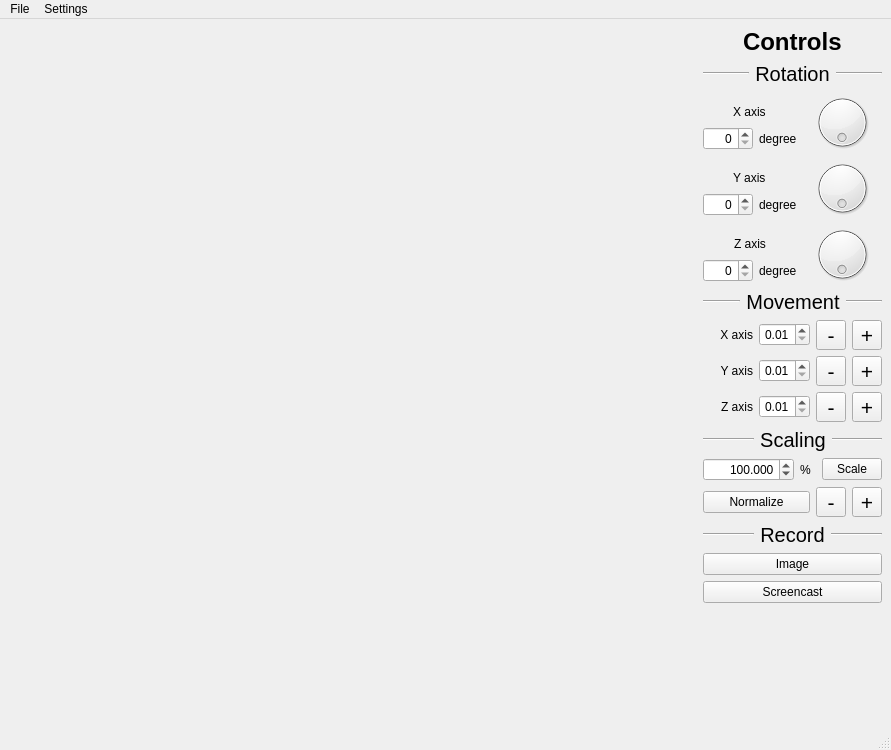
<?xml version="1.0" encoding="UTF-8"?>
<ui version="4.0">
 <class>MainWindow</class>
 <widget class="QMainWindow" name="MainWindow">
  <property name="enabled">
   <bool>true</bool>
  </property>
  <property name="geometry">
   <rect>
    <x>0</x>
    <y>0</y>
    <width>891</width>
    <height>750</height>
   </rect>
  </property>
  <property name="sizePolicy">
   <sizepolicy hsizetype="Preferred" vsizetype="Preferred">
    <horstretch>0</horstretch>
    <verstretch>0</verstretch>
   </sizepolicy>
  </property>
  <property name="maximumSize">
   <size>
    <width>6400</width>
    <height>16777215</height>
   </size>
  </property>
  <property name="sizeIncrement">
   <size>
    <width>0</width>
    <height>0</height>
   </size>
  </property>
  <property name="acceptDrops">
   <bool>false</bool>
  </property>
  <property name="windowTitle">
   <string>3DViewer v1.0 - Old Peppers Team</string>
  </property>
  <widget class="QWidget" name="centralwidget">
   <layout class="QHBoxLayout" name="horizontalLayout">
    <item>
     <widget class="Widget" name="widget" native="true">
      <property name="sizePolicy">
       <sizepolicy hsizetype="Expanding" vsizetype="Preferred">
        <horstretch>0</horstretch>
        <verstretch>0</verstretch>
       </sizepolicy>
      </property>
      <property name="minimumSize">
       <size>
        <width>640</width>
        <height>480</height>
       </size>
      </property>
      <property name="maximumSize">
       <size>
        <width>6400</width>
        <height>4800</height>
       </size>
      </property>
      <property name="sizeIncrement">
       <size>
        <width>0</width>
        <height>0</height>
       </size>
      </property>
      <property name="baseSize">
       <size>
        <width>0</width>
        <height>0</height>
       </size>
      </property>
      <property name="font">
       <font>
        <pointsize>13</pointsize>
       </font>
      </property>
      <property name="autoFillBackground">
       <bool>true</bool>
      </property>
      <widget class="QLabel" name="label">
       <property name="geometry">
        <rect>
         <x>310</x>
         <y>240</y>
         <width>58</width>
         <height>16</height>
        </rect>
       </property>
       <property name="text">
        <string/>
       </property>
      </widget>
     </widget>
    </item>
    <item>
     <layout class="QVBoxLayout" name="verticalLayout_controls">
      <item alignment="Qt::AlignHCenter|Qt::AlignVCenter">
       <widget class="QLabel" name="label_controls">
        <property name="font">
         <font>
          <pointsize>18</pointsize>
          <bold>true</bold>
         </font>
        </property>
        <property name="text">
         <string>&lt;html&gt;&lt;head/&gt;&lt;body&gt;&lt;p&gt;Controls&lt;/p&gt;&lt;/body&gt;&lt;/html&gt;</string>
        </property>
       </widget>
      </item>
      <item>
       <layout class="QVBoxLayout" name="verticalLayout_rotation">
        <item>
         <layout class="QHBoxLayout" name="horizontalLayout_rotationLabel">
          <item>
           <widget class="Line" name="line_5">
            <property name="orientation">
             <enum>Qt::Horizontal</enum>
            </property>
           </widget>
          </item>
          <item>
           <widget class="QLabel" name="label_rotation">
            <property name="font">
             <font>
              <pointsize>15</pointsize>
              <italic>false</italic>
             </font>
            </property>
            <property name="cursor">
             <cursorShape>ArrowCursor</cursorShape>
            </property>
            <property name="text">
             <string>Rotation</string>
            </property>
            <property name="alignment">
             <set>Qt::AlignCenter</set>
            </property>
           </widget>
          </item>
          <item>
           <widget class="Line" name="line_6">
            <property name="orientation">
             <enum>Qt::Horizontal</enum>
            </property>
           </widget>
          </item>
         </layout>
        </item>
        <item>
         <layout class="QHBoxLayout" name="horizontalLayout_rotationX">
          <item>
           <layout class="QVBoxLayout" name="verticalLayout_xrot1">
            <item alignment="Qt::AlignHCenter|Qt::AlignBottom">
             <widget class="QLabel" name="label_x">
              <property name="text">
               <string>X axis</string>
              </property>
             </widget>
            </item>
            <item>
             <layout class="QHBoxLayout" name="horizontalLayout_xrot2">
              <item>
               <widget class="QSpinBox" name="spinBox_x">
                <property name="minimumSize">
                 <size>
                  <width>50</width>
                  <height>0</height>
                 </size>
                </property>
                <property name="maximumSize">
                 <size>
                  <width>50</width>
                  <height>16777215</height>
                 </size>
                </property>
                <property name="focusPolicy">
                 <enum>Qt::WheelFocus</enum>
                </property>
                <property name="layoutDirection">
                 <enum>Qt::LeftToRight</enum>
                </property>
                <property name="wrapping">
                 <bool>false</bool>
                </property>
                <property name="frame">
                 <bool>true</bool>
                </property>
                <property name="alignment">
                 <set>Qt::AlignRight|Qt::AlignTrailing|Qt::AlignVCenter</set>
                </property>
                <property name="readOnly">
                 <bool>false</bool>
                </property>
                <property name="buttonSymbols">
                 <enum>QAbstractSpinBox::UpDownArrows</enum>
                </property>
                <property name="accelerated">
                 <bool>true</bool>
                </property>
                <property name="maximum">
                 <number>359</number>
                </property>
               </widget>
              </item>
              <item>
               <widget class="QLabel" name="label_xDegree">
                <property name="text">
                 <string>degree</string>
                </property>
               </widget>
              </item>
             </layout>
            </item>
           </layout>
          </item>
          <item alignment="Qt::AlignHCenter|Qt::AlignVCenter">
           <widget class="QDial" name="dial_x">
            <property name="enabled">
             <bool>true</bool>
            </property>
            <property name="sizePolicy">
             <sizepolicy hsizetype="Minimum" vsizetype="Preferred">
              <horstretch>0</horstretch>
              <verstretch>0</verstretch>
             </sizepolicy>
            </property>
            <property name="minimumSize">
             <size>
              <width>60</width>
              <height>60</height>
             </size>
            </property>
            <property name="maximumSize">
             <size>
              <width>60</width>
              <height>60</height>
             </size>
            </property>
            <property name="cursor">
             <cursorShape>PointingHandCursor</cursorShape>
            </property>
            <property name="focusPolicy">
             <enum>Qt::StrongFocus</enum>
            </property>
            <property name="toolTip">
             <string/>
            </property>
            <property name="maximum">
             <number>359</number>
            </property>
            <property name="orientation">
             <enum>Qt::Horizontal</enum>
            </property>
            <property name="invertedAppearance">
             <bool>false</bool>
            </property>
            <property name="invertedControls">
             <bool>false</bool>
            </property>
            <property name="wrapping">
             <bool>true</bool>
            </property>
            <property name="notchesVisible">
             <bool>false</bool>
            </property>
           </widget>
          </item>
         </layout>
        </item>
        <item>
         <layout class="QHBoxLayout" name="horizontalLayout_rotationY">
          <item>
           <layout class="QVBoxLayout" name="verticalLayout_yrot1">
            <item alignment="Qt::AlignHCenter|Qt::AlignBottom">
             <widget class="QLabel" name="label_y">
              <property name="text">
               <string>Y axis</string>
              </property>
             </widget>
            </item>
            <item>
             <layout class="QHBoxLayout" name="horizontalLayout_yrot2">
              <item>
               <widget class="QSpinBox" name="spinBox_y">
                <property name="minimumSize">
                 <size>
                  <width>50</width>
                  <height>0</height>
                 </size>
                </property>
                <property name="maximumSize">
                 <size>
                  <width>50</width>
                  <height>16777215</height>
                 </size>
                </property>
                <property name="wrapping">
                 <bool>false</bool>
                </property>
                <property name="frame">
                 <bool>true</bool>
                </property>
                <property name="alignment">
                 <set>Qt::AlignRight|Qt::AlignTrailing|Qt::AlignVCenter</set>
                </property>
                <property name="readOnly">
                 <bool>false</bool>
                </property>
                <property name="buttonSymbols">
                 <enum>QAbstractSpinBox::UpDownArrows</enum>
                </property>
                <property name="accelerated">
                 <bool>true</bool>
                </property>
                <property name="maximum">
                 <number>359</number>
                </property>
               </widget>
              </item>
              <item>
               <widget class="QLabel" name="label_yDegree">
                <property name="text">
                 <string>degree</string>
                </property>
               </widget>
              </item>
             </layout>
            </item>
           </layout>
          </item>
          <item alignment="Qt::AlignHCenter|Qt::AlignVCenter">
           <widget class="QDial" name="dial_y">
            <property name="sizePolicy">
             <sizepolicy hsizetype="Minimum" vsizetype="Preferred">
              <horstretch>0</horstretch>
              <verstretch>0</verstretch>
             </sizepolicy>
            </property>
            <property name="minimumSize">
             <size>
              <width>60</width>
              <height>60</height>
             </size>
            </property>
            <property name="maximumSize">
             <size>
              <width>60</width>
              <height>60</height>
             </size>
            </property>
            <property name="cursor">
             <cursorShape>PointingHandCursor</cursorShape>
            </property>
            <property name="focusPolicy">
             <enum>Qt::StrongFocus</enum>
            </property>
            <property name="toolTip">
             <string/>
            </property>
            <property name="maximum">
             <number>359</number>
            </property>
            <property name="orientation">
             <enum>Qt::Horizontal</enum>
            </property>
            <property name="invertedAppearance">
             <bool>false</bool>
            </property>
            <property name="invertedControls">
             <bool>false</bool>
            </property>
            <property name="wrapping">
             <bool>true</bool>
            </property>
            <property name="notchesVisible">
             <bool>false</bool>
            </property>
           </widget>
          </item>
         </layout>
        </item>
        <item>
         <layout class="QHBoxLayout" name="horizontalLayout_rotationZ">
          <item>
           <layout class="QVBoxLayout" name="verticalLayout_zrot1">
            <item alignment="Qt::AlignHCenter|Qt::AlignBottom">
             <widget class="QLabel" name="label_z">
              <property name="text">
               <string>Z axis</string>
              </property>
             </widget>
            </item>
            <item>
             <layout class="QHBoxLayout" name="horizontalLayout_zrot2">
              <item>
               <widget class="QSpinBox" name="spinBox_z">
                <property name="minimumSize">
                 <size>
                  <width>50</width>
                  <height>0</height>
                 </size>
                </property>
                <property name="maximumSize">
                 <size>
                  <width>50</width>
                  <height>16777215</height>
                 </size>
                </property>
                <property name="wrapping">
                 <bool>false</bool>
                </property>
                <property name="frame">
                 <bool>true</bool>
                </property>
                <property name="alignment">
                 <set>Qt::AlignRight|Qt::AlignTrailing|Qt::AlignVCenter</set>
                </property>
                <property name="readOnly">
                 <bool>false</bool>
                </property>
                <property name="buttonSymbols">
                 <enum>QAbstractSpinBox::UpDownArrows</enum>
                </property>
                <property name="accelerated">
                 <bool>true</bool>
                </property>
                <property name="maximum">
                 <number>359</number>
                </property>
               </widget>
              </item>
              <item>
               <widget class="QLabel" name="label_zDegree">
                <property name="text">
                 <string>degree</string>
                </property>
               </widget>
              </item>
             </layout>
            </item>
           </layout>
          </item>
          <item alignment="Qt::AlignHCenter|Qt::AlignVCenter">
           <widget class="QDial" name="dial_z">
            <property name="sizePolicy">
             <sizepolicy hsizetype="Minimum" vsizetype="Preferred">
              <horstretch>0</horstretch>
              <verstretch>0</verstretch>
             </sizepolicy>
            </property>
            <property name="minimumSize">
             <size>
              <width>60</width>
              <height>60</height>
             </size>
            </property>
            <property name="maximumSize">
             <size>
              <width>60</width>
              <height>60</height>
             </size>
            </property>
            <property name="cursor">
             <cursorShape>PointingHandCursor</cursorShape>
            </property>
            <property name="focusPolicy">
             <enum>Qt::StrongFocus</enum>
            </property>
            <property name="toolTip">
             <string/>
            </property>
            <property name="maximum">
             <number>359</number>
            </property>
            <property name="orientation">
             <enum>Qt::Horizontal</enum>
            </property>
            <property name="invertedAppearance">
             <bool>false</bool>
            </property>
            <property name="invertedControls">
             <bool>false</bool>
            </property>
            <property name="wrapping">
             <bool>true</bool>
            </property>
            <property name="notchesVisible">
             <bool>false</bool>
            </property>
           </widget>
          </item>
         </layout>
        </item>
       </layout>
      </item>
      <item>
       <layout class="QVBoxLayout" name="verticalLayout_movement">
        <item>
         <layout class="QHBoxLayout" name="horizontalLayout_movementLabel">
          <item>
           <widget class="Line" name="line">
            <property name="orientation">
             <enum>Qt::Horizontal</enum>
            </property>
           </widget>
          </item>
          <item>
           <widget class="QLabel" name="label_moving">
            <property name="font">
             <font>
              <pointsize>15</pointsize>
              <italic>false</italic>
              <underline>false</underline>
             </font>
            </property>
            <property name="cursor">
             <cursorShape>ArrowCursor</cursorShape>
            </property>
            <property name="text">
             <string>Movement</string>
            </property>
            <property name="alignment">
             <set>Qt::AlignCenter</set>
            </property>
           </widget>
          </item>
          <item>
           <widget class="Line" name="line_7">
            <property name="orientation">
             <enum>Qt::Horizontal</enum>
            </property>
           </widget>
          </item>
         </layout>
        </item>
        <item>
         <layout class="QHBoxLayout" name="horizontalLayout_movementX">
          <item>
           <widget class="QLabel" name="label_x_2">
            <property name="text">
             <string>X axis</string>
            </property>
            <property name="alignment">
             <set>Qt::AlignRight|Qt::AlignTrailing|Qt::AlignVCenter</set>
            </property>
           </widget>
          </item>
          <item alignment="Qt::AlignLeft">
           <widget class="QDoubleSpinBox" name="doubleSpinBox_move_x">
            <property name="minimumSize">
             <size>
              <width>50</width>
              <height>0</height>
             </size>
            </property>
            <property name="alignment">
             <set>Qt::AlignCenter</set>
            </property>
            <property name="accelerated">
             <bool>true</bool>
            </property>
            <property name="minimum">
             <double>0.010000000000000</double>
            </property>
            <property name="maximum">
             <double>1.000000000000000</double>
            </property>
            <property name="stepType">
             <enum>QAbstractSpinBox::AdaptiveDecimalStepType</enum>
            </property>
           </widget>
          </item>
          <item>
           <widget class="QToolButton" name="toolButton_xNeg">
            <property name="minimumSize">
             <size>
              <width>30</width>
              <height>30</height>
             </size>
            </property>
            <property name="maximumSize">
             <size>
              <width>30</width>
              <height>30</height>
             </size>
            </property>
            <property name="font">
             <font>
              <pointsize>16</pointsize>
              <bold>false</bold>
             </font>
            </property>
            <property name="cursor">
             <cursorShape>PointingHandCursor</cursorShape>
            </property>
            <property name="focusPolicy">
             <enum>Qt::StrongFocus</enum>
            </property>
            <property name="autoFillBackground">
             <bool>false</bool>
            </property>
            <property name="text">
             <string>-</string>
            </property>
            <property name="autoRepeat">
             <bool>true</bool>
            </property>
            <property name="autoRepeatInterval">
             <number>50</number>
            </property>
           </widget>
          </item>
          <item>
           <widget class="QToolButton" name="toolButton_xPos">
            <property name="minimumSize">
             <size>
              <width>30</width>
              <height>30</height>
             </size>
            </property>
            <property name="maximumSize">
             <size>
              <width>30</width>
              <height>30</height>
             </size>
            </property>
            <property name="font">
             <font>
              <pointsize>16</pointsize>
              <italic>false</italic>
              <bold>false</bold>
             </font>
            </property>
            <property name="cursor">
             <cursorShape>PointingHandCursor</cursorShape>
            </property>
            <property name="focusPolicy">
             <enum>Qt::StrongFocus</enum>
            </property>
            <property name="text">
             <string>+</string>
            </property>
            <property name="autoRepeat">
             <bool>true</bool>
            </property>
            <property name="autoRepeatInterval">
             <number>50</number>
            </property>
            <property name="popupMode">
             <enum>QToolButton::DelayedPopup</enum>
            </property>
            <property name="arrowType">
             <enum>Qt::NoArrow</enum>
            </property>
           </widget>
          </item>
         </layout>
        </item>
        <item>
         <layout class="QHBoxLayout" name="horizontalLayout_movementY">
          <item>
           <widget class="QLabel" name="label_y_2">
            <property name="text">
             <string>Y axis</string>
            </property>
            <property name="alignment">
             <set>Qt::AlignRight|Qt::AlignTrailing|Qt::AlignVCenter</set>
            </property>
           </widget>
          </item>
          <item alignment="Qt::AlignLeft">
           <widget class="QDoubleSpinBox" name="doubleSpinBox_move_y">
            <property name="minimumSize">
             <size>
              <width>50</width>
              <height>0</height>
             </size>
            </property>
            <property name="alignment">
             <set>Qt::AlignCenter</set>
            </property>
            <property name="accelerated">
             <bool>true</bool>
            </property>
            <property name="minimum">
             <double>0.010000000000000</double>
            </property>
            <property name="maximum">
             <double>1.000000000000000</double>
            </property>
            <property name="stepType">
             <enum>QAbstractSpinBox::AdaptiveDecimalStepType</enum>
            </property>
           </widget>
          </item>
          <item>
           <widget class="QToolButton" name="toolButton_yNeg">
            <property name="minimumSize">
             <size>
              <width>30</width>
              <height>30</height>
             </size>
            </property>
            <property name="maximumSize">
             <size>
              <width>30</width>
              <height>30</height>
             </size>
            </property>
            <property name="font">
             <font>
              <pointsize>16</pointsize>
             </font>
            </property>
            <property name="cursor">
             <cursorShape>PointingHandCursor</cursorShape>
            </property>
            <property name="focusPolicy">
             <enum>Qt::StrongFocus</enum>
            </property>
            <property name="text">
             <string>-</string>
            </property>
            <property name="autoRepeat">
             <bool>true</bool>
            </property>
            <property name="autoRepeatInterval">
             <number>50</number>
            </property>
           </widget>
          </item>
          <item>
           <widget class="QToolButton" name="toolButton_yPos">
            <property name="minimumSize">
             <size>
              <width>30</width>
              <height>30</height>
             </size>
            </property>
            <property name="maximumSize">
             <size>
              <width>30</width>
              <height>30</height>
             </size>
            </property>
            <property name="font">
             <font>
              <pointsize>16</pointsize>
             </font>
            </property>
            <property name="cursor">
             <cursorShape>PointingHandCursor</cursorShape>
            </property>
            <property name="focusPolicy">
             <enum>Qt::StrongFocus</enum>
            </property>
            <property name="text">
             <string>+</string>
            </property>
            <property name="checkable">
             <bool>false</bool>
            </property>
            <property name="autoRepeat">
             <bool>true</bool>
            </property>
            <property name="autoRepeatInterval">
             <number>50</number>
            </property>
           </widget>
          </item>
         </layout>
        </item>
        <item>
         <layout class="QHBoxLayout" name="horizontalLayout_movementZ">
          <item>
           <widget class="QLabel" name="label_z_2">
            <property name="text">
             <string>Z axis</string>
            </property>
            <property name="alignment">
             <set>Qt::AlignRight|Qt::AlignTrailing|Qt::AlignVCenter</set>
            </property>
           </widget>
          </item>
          <item alignment="Qt::AlignLeft">
           <widget class="QDoubleSpinBox" name="doubleSpinBox_move_z">
            <property name="minimumSize">
             <size>
              <width>50</width>
              <height>0</height>
             </size>
            </property>
            <property name="alignment">
             <set>Qt::AlignCenter</set>
            </property>
            <property name="accelerated">
             <bool>true</bool>
            </property>
            <property name="minimum">
             <double>0.010000000000000</double>
            </property>
            <property name="maximum">
             <double>1.000000000000000</double>
            </property>
            <property name="stepType">
             <enum>QAbstractSpinBox::AdaptiveDecimalStepType</enum>
            </property>
           </widget>
          </item>
          <item>
           <widget class="QToolButton" name="toolButton_zNeg">
            <property name="minimumSize">
             <size>
              <width>30</width>
              <height>30</height>
             </size>
            </property>
            <property name="maximumSize">
             <size>
              <width>30</width>
              <height>30</height>
             </size>
            </property>
            <property name="font">
             <font>
              <pointsize>16</pointsize>
             </font>
            </property>
            <property name="cursor">
             <cursorShape>PointingHandCursor</cursorShape>
            </property>
            <property name="focusPolicy">
             <enum>Qt::StrongFocus</enum>
            </property>
            <property name="text">
             <string>-</string>
            </property>
            <property name="autoRepeat">
             <bool>true</bool>
            </property>
            <property name="autoRepeatInterval">
             <number>50</number>
            </property>
            <property name="autoRaise">
             <bool>false</bool>
            </property>
           </widget>
          </item>
          <item>
           <widget class="QToolButton" name="toolButton_zPos">
            <property name="minimumSize">
             <size>
              <width>30</width>
              <height>30</height>
             </size>
            </property>
            <property name="maximumSize">
             <size>
              <width>30</width>
              <height>30</height>
             </size>
            </property>
            <property name="font">
             <font>
              <pointsize>16</pointsize>
             </font>
            </property>
            <property name="cursor">
             <cursorShape>PointingHandCursor</cursorShape>
            </property>
            <property name="focusPolicy">
             <enum>Qt::StrongFocus</enum>
            </property>
            <property name="text">
             <string>+</string>
            </property>
            <property name="autoRepeat">
             <bool>true</bool>
            </property>
            <property name="autoRepeatInterval">
             <number>50</number>
            </property>
           </widget>
          </item>
         </layout>
        </item>
       </layout>
      </item>
      <item>
       <layout class="QVBoxLayout" name="verticalLayout_scaling">
        <item>
         <layout class="QHBoxLayout" name="horizontalLayout_scalingLabel">
          <item>
           <widget class="Line" name="line_8">
            <property name="orientation">
             <enum>Qt::Horizontal</enum>
            </property>
           </widget>
          </item>
          <item>
           <widget class="QLabel" name="label_scaling">
            <property name="font">
             <font>
              <pointsize>15</pointsize>
              <strikeout>false</strikeout>
             </font>
            </property>
            <property name="cursor">
             <cursorShape>ArrowCursor</cursorShape>
            </property>
            <property name="text">
             <string>Scaling</string>
            </property>
            <property name="alignment">
             <set>Qt::AlignCenter</set>
            </property>
           </widget>
          </item>
          <item>
           <widget class="Line" name="line_9">
            <property name="orientation">
             <enum>Qt::Horizontal</enum>
            </property>
           </widget>
          </item>
         </layout>
        </item>
        <item>
         <layout class="QHBoxLayout" name="horizontalLayout_scale">
          <item>
           <layout class="QHBoxLayout" name="horizontalLayout_scaleNumber">
            <item>
             <widget class="QDoubleSpinBox" name="doubleSpinBox_scale">
              <property name="enabled">
               <bool>true</bool>
              </property>
              <property name="minimumSize">
               <size>
                <width>50</width>
                <height>0</height>
               </size>
              </property>
              <property name="maximumSize">
               <size>
                <width>100</width>
                <height>16777215</height>
               </size>
              </property>
              <property name="mouseTracking">
               <bool>false</bool>
              </property>
              <property name="layoutDirection">
               <enum>Qt::LeftToRight</enum>
              </property>
              <property name="frame">
               <bool>true</bool>
              </property>
              <property name="alignment">
               <set>Qt::AlignRight|Qt::AlignTrailing|Qt::AlignVCenter</set>
              </property>
              <property name="buttonSymbols">
               <enum>QAbstractSpinBox::UpDownArrows</enum>
              </property>
              <property name="accelerated">
               <bool>true</bool>
              </property>
              <property name="decimals">
               <number>3</number>
              </property>
              <property name="minimum">
               <double>0.001000000000000</double>
              </property>
              <property name="maximum">
               <double>100000.000000000000000</double>
              </property>
              <property name="singleStep">
               <double>1.000000000000000</double>
              </property>
              <property name="stepType">
               <enum>QAbstractSpinBox::AdaptiveDecimalStepType</enum>
              </property>
              <property name="value">
               <double>100.000000000000000</double>
              </property>
             </widget>
            </item>
            <item>
             <widget class="QLabel" name="label_percent">
              <property name="sizePolicy">
               <sizepolicy hsizetype="Minimum" vsizetype="Preferred">
                <horstretch>0</horstretch>
                <verstretch>0</verstretch>
               </sizepolicy>
              </property>
              <property name="text">
               <string>%</string>
              </property>
             </widget>
            </item>
           </layout>
          </item>
          <item>
           <widget class="QPushButton" name="pushButton_scale">
            <property name="enabled">
             <bool>true</bool>
            </property>
            <property name="maximumSize">
             <size>
              <width>60</width>
              <height>16777215</height>
             </size>
            </property>
            <property name="font">
             <font>
              <strikeout>false</strikeout>
             </font>
            </property>
            <property name="cursor">
             <cursorShape>PointingHandCursor</cursorShape>
            </property>
            <property name="focusPolicy">
             <enum>Qt::StrongFocus</enum>
            </property>
            <property name="acceptDrops">
             <bool>false</bool>
            </property>
            <property name="text">
             <string>Scale</string>
            </property>
            <property name="checkable">
             <bool>false</bool>
            </property>
            <property name="autoRepeat">
             <bool>false</bool>
            </property>
            <property name="autoDefault">
             <bool>false</bool>
            </property>
            <property name="default">
             <bool>false</bool>
            </property>
            <property name="flat">
             <bool>false</bool>
            </property>
           </widget>
          </item>
         </layout>
        </item>
        <item>
         <layout class="QHBoxLayout" name="horizontalLayout_scale2">
          <item>
           <widget class="QPushButton" name="pushButton_normalize">
            <property name="cursor">
             <cursorShape>PointingHandCursor</cursorShape>
            </property>
            <property name="focusPolicy">
             <enum>Qt::StrongFocus</enum>
            </property>
            <property name="text">
             <string>Normalize</string>
            </property>
            <property name="autoRepeatDelay">
             <number>300</number>
            </property>
           </widget>
          </item>
          <item>
           <widget class="QToolButton" name="toolButton_scaleL">
            <property name="minimumSize">
             <size>
              <width>30</width>
              <height>30</height>
             </size>
            </property>
            <property name="maximumSize">
             <size>
              <width>30</width>
              <height>30</height>
             </size>
            </property>
            <property name="font">
             <font>
              <pointsize>16</pointsize>
             </font>
            </property>
            <property name="cursor">
             <cursorShape>PointingHandCursor</cursorShape>
            </property>
            <property name="focusPolicy">
             <enum>Qt::StrongFocus</enum>
            </property>
            <property name="autoFillBackground">
             <bool>false</bool>
            </property>
            <property name="text">
             <string>-</string>
            </property>
            <property name="autoRepeat">
             <bool>true</bool>
            </property>
            <property name="autoRepeatInterval">
             <number>50</number>
            </property>
           </widget>
          </item>
          <item>
           <widget class="QToolButton" name="toolButton_scaleH">
            <property name="minimumSize">
             <size>
              <width>30</width>
              <height>30</height>
             </size>
            </property>
            <property name="maximumSize">
             <size>
              <width>30</width>
              <height>30</height>
             </size>
            </property>
            <property name="font">
             <font>
              <pointsize>16</pointsize>
              <italic>false</italic>
              <bold>false</bold>
             </font>
            </property>
            <property name="cursor">
             <cursorShape>PointingHandCursor</cursorShape>
            </property>
            <property name="focusPolicy">
             <enum>Qt::StrongFocus</enum>
            </property>
            <property name="text">
             <string>+</string>
            </property>
            <property name="autoRepeat">
             <bool>true</bool>
            </property>
            <property name="autoRepeatInterval">
             <number>50</number>
            </property>
            <property name="popupMode">
             <enum>QToolButton::DelayedPopup</enum>
            </property>
            <property name="arrowType">
             <enum>Qt::NoArrow</enum>
            </property>
           </widget>
          </item>
         </layout>
        </item>
       </layout>
      </item>
      <item>
       <layout class="QVBoxLayout" name="verticalLayout_record">
        <item>
         <layout class="QHBoxLayout" name="horizontalLayout_recordLabel">
          <item>
           <widget class="Line" name="line_10">
            <property name="orientation">
             <enum>Qt::Horizontal</enum>
            </property>
           </widget>
          </item>
          <item>
           <widget class="QLabel" name="label_record">
            <property name="font">
             <font>
              <pointsize>15</pointsize>
             </font>
            </property>
            <property name="cursor">
             <cursorShape>ArrowCursor</cursorShape>
            </property>
            <property name="text">
             <string>Record</string>
            </property>
            <property name="alignment">
             <set>Qt::AlignCenter</set>
            </property>
           </widget>
          </item>
          <item>
           <widget class="Line" name="line_11">
            <property name="orientation">
             <enum>Qt::Horizontal</enum>
            </property>
           </widget>
          </item>
         </layout>
        </item>
        <item>
         <widget class="QPushButton" name="pushButton_image">
          <property name="cursor">
           <cursorShape>PointingHandCursor</cursorShape>
          </property>
          <property name="focusPolicy">
           <enum>Qt::StrongFocus</enum>
          </property>
          <property name="text">
           <string>Image</string>
          </property>
         </widget>
        </item>
        <item>
         <widget class="QPushButton" name="pushButton_record">
          <property name="cursor">
           <cursorShape>PointingHandCursor</cursorShape>
          </property>
          <property name="focusPolicy">
           <enum>Qt::StrongFocus</enum>
          </property>
          <property name="text">
           <string>Screencast</string>
          </property>
         </widget>
        </item>
       </layout>
      </item>
      <item>
       <spacer name="verticalSpacer">
        <property name="orientation">
         <enum>Qt::Vertical</enum>
        </property>
        <property name="sizeType">
         <enum>QSizePolicy::Expanding</enum>
        </property>
        <property name="sizeHint" stdset="0">
         <size>
          <width>179</width>
          <height>164</height>
         </size>
        </property>
       </spacer>
      </item>
     </layout>
    </item>
   </layout>
  </widget>
  <widget class="QMenuBar" name="menubar">
   <property name="geometry">
    <rect>
     <x>0</x>
     <y>0</y>
     <width>891</width>
     <height>22</height>
    </rect>
   </property>
   <property name="cursor">
    <cursorShape>ArrowCursor</cursorShape>
   </property>
   <property name="focusPolicy">
    <enum>Qt::StrongFocus</enum>
   </property>
   <property name="defaultUp">
    <bool>false</bool>
   </property>
   <widget class="QMenu" name="menuSettings">
    <property name="focusPolicy">
     <enum>Qt::StrongFocus</enum>
    </property>
    <property name="tearOffEnabled">
     <bool>false</bool>
    </property>
    <property name="title">
     <string>Settings</string>
    </property>
    <property name="separatorsCollapsible">
     <bool>false</bool>
    </property>
    <property name="toolTipsVisible">
     <bool>false</bool>
    </property>
    <widget class="QMenu" name="menuType_of_projection">
     <property name="tearOffEnabled">
      <bool>false</bool>
     </property>
     <property name="title">
      <string>Projection</string>
     </property>
     <property name="separatorsCollapsible">
      <bool>false</bool>
     </property>
     <property name="toolTipsVisible">
      <bool>false</bool>
     </property>
     <addaction name="actionParallel"/>
     <addaction name="actionCentral"/>
    </widget>
    <widget class="QMenu" name="menuEdges">
     <property name="title">
      <string>Edges</string>
     </property>
     <widget class="QMenu" name="menuType">
      <property name="title">
       <string>Type</string>
      </property>
      <addaction name="actionSolid"/>
      <addaction name="actionDashed"/>
     </widget>
     <addaction name="menuType"/>
     <addaction name="actionColor_edges"/>
     <addaction name="actionThickness"/>
    </widget>
    <widget class="QMenu" name="menuVertices">
     <property name="title">
      <string>Vertices</string>
     </property>
     <widget class="QMenu" name="menuDisplay_method">
      <property name="title">
       <string>Display method</string>
      </property>
      <addaction name="actionNone"/>
      <addaction name="actionCircle"/>
      <addaction name="actionSquare"/>
     </widget>
     <addaction name="menuDisplay_method"/>
     <addaction name="actionColor_vertices"/>
     <addaction name="actionSize"/>
    </widget>
    <addaction name="menuType_of_projection"/>
    <addaction name="menuEdges"/>
    <addaction name="menuVertices"/>
    <addaction name="actionBackground_color"/>
   </widget>
   <widget class="QMenu" name="menuFile">
    <property name="focusPolicy">
     <enum>Qt::StrongFocus</enum>
    </property>
    <property name="title">
     <string>File</string>
    </property>
    <property name="separatorsCollapsible">
     <bool>false</bool>
    </property>
    <property name="toolTipsVisible">
     <bool>false</bool>
    </property>
    <addaction name="actionOpen_OBJ_file"/>
    <addaction name="actionModel_information"/>
    <addaction name="actionSave_OBJ_to_Image"/>
    <addaction name="actionOpen_documentation"/>
   </widget>
   <addaction name="menuFile"/>
   <addaction name="menuSettings"/>
  </widget>
  <widget class="QStatusBar" name="statusbar"/>
  <action name="actionParallel">
   <property name="checkable">
    <bool>true</bool>
   </property>
   <property name="checked">
    <bool>false</bool>
   </property>
   <property name="enabled">
    <bool>true</bool>
   </property>
   <property name="text">
    <string>Parallel</string>
   </property>
   <property name="iconVisibleInMenu">
    <bool>false</bool>
   </property>
  </action>
  <action name="actionCentral">
   <property name="checkable">
    <bool>true</bool>
   </property>
   <property name="enabled">
    <bool>true</bool>
   </property>
   <property name="text">
    <string>Central</string>
   </property>
  </action>
  <action name="actionColor_edges">
   <property name="text">
    <string>Color</string>
   </property>
  </action>
  <action name="actionThickness">
   <property name="text">
    <string>Thickness</string>
   </property>
  </action>
  <action name="actionSolid">
   <property name="checkable">
    <bool>true</bool>
   </property>
   <property name="enabled">
    <bool>true</bool>
   </property>
   <property name="text">
    <string>Solid</string>
   </property>
  </action>
  <action name="actionDashed">
   <property name="checkable">
    <bool>true</bool>
   </property>
   <property name="enabled">
    <bool>true</bool>
   </property>
   <property name="text">
    <string>Dashed</string>
   </property>
  </action>
  <action name="actionColor_vertices">
   <property name="text">
    <string>Color</string>
   </property>
  </action>
  <action name="actionSize">
   <property name="text">
    <string>Size</string>
   </property>
  </action>
  <action name="actionNone">
   <property name="checkable">
    <bool>true</bool>
   </property>
   <property name="enabled">
    <bool>true</bool>
   </property>
   <property name="text">
    <string>None</string>
   </property>
  </action>
  <action name="actionCircle">
   <property name="checkable">
    <bool>true</bool>
   </property>
   <property name="enabled">
    <bool>true</bool>
   </property>
   <property name="text">
    <string>Circle</string>
   </property>
  </action>
  <action name="actionSquare">
   <property name="checkable">
    <bool>true</bool>
   </property>
   <property name="enabled">
    <bool>true</bool>
   </property>
   <property name="text">
    <string>Square</string>
   </property>
  </action>
  <action name="actionBackground_color">
   <property name="text">
    <string>Background color</string>
   </property>
  </action>
  <action name="actionOpen_OBJ_file">
   <property name="text">
    <string>Open OBJ file</string>
   </property>
  </action>
  <action name="actionModel_information">
   <property name="text">
    <string>Model information</string>
   </property>
  </action>
  <action name="actionSave_OBJ_to_Image">
   <property name="text">
    <string>Save OBJ to Image</string>
   </property>
  </action>
  <action name="actionOpen_documentation">
   <property name="text">
    <string>Open documentation</string>
   </property>
  </action>
 </widget>
 <customwidgets>
  <customwidget>
   <class>Widget</class>
   <extends>QWidget</extends>
   <header>widget.h</header>
   <container>1</container>
   <slots>
    <slot>getSettings(widgetSettings*)</slot>
   </slots>
  </customwidget>
 </customwidgets>
 <tabstops>
  <tabstop>spinBox_x</tabstop>
  <tabstop>dial_x</tabstop>
  <tabstop>spinBox_y</tabstop>
  <tabstop>dial_y</tabstop>
  <tabstop>spinBox_z</tabstop>
  <tabstop>dial_z</tabstop>
  <tabstop>doubleSpinBox_move_x</tabstop>
  <tabstop>toolButton_xNeg</tabstop>
  <tabstop>toolButton_xPos</tabstop>
  <tabstop>doubleSpinBox_move_y</tabstop>
  <tabstop>toolButton_yNeg</tabstop>
  <tabstop>toolButton_yPos</tabstop>
  <tabstop>doubleSpinBox_move_z</tabstop>
  <tabstop>toolButton_zNeg</tabstop>
  <tabstop>toolButton_zPos</tabstop>
  <tabstop>doubleSpinBox_scale</tabstop>
  <tabstop>pushButton_scale</tabstop>
  <tabstop>pushButton_normalize</tabstop>
  <tabstop>toolButton_scaleL</tabstop>
  <tabstop>toolButton_scaleH</tabstop>
  <tabstop>pushButton_image</tabstop>
  <tabstop>pushButton_record</tabstop>
 </tabstops>
 <resources/>
 <connections>
  <connection>
   <sender>MainWindow</sender>
   <signal>settingsChanged(widgetSettings*)</signal>
   <receiver>widget</receiver>
   <slot>getSettings(widgetSettings*)</slot>
   <hints>
    <hint type="sourcelabel">
     <x>511</x>
     <y>383</y>
    </hint>
    <hint type="destinationlabel">
     <x>420</x>
     <y>383</y>
    </hint>
   </hints>
  </connection>
 </connections>
 <slots>
  <signal>settingsChanged(widgetSettings*)</signal>
 </slots>
</ui>
